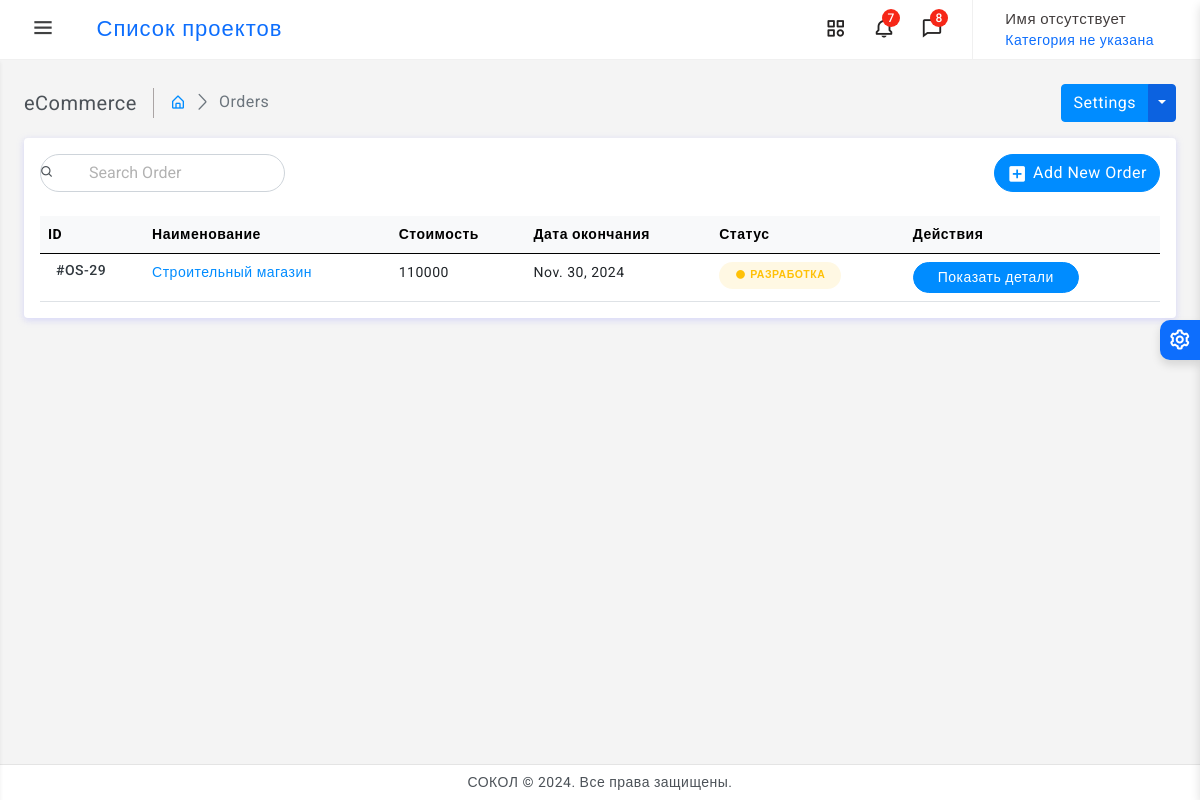
Page /all_projects on the committed database.
### server/models.py (models this page shows)
class Project(models.Model):
    class Meta:
        verbose_name = 'Проект'
        verbose_name_plural = 'Проекты'
    FIELD_STATUS = [
        ('start', 'Оформление'),
        ('Signing_contract', 'Подписание договора'),
        ('Development', 'Разработка'),
        ('Delivery_works', 'Сдача работ'),
        ('Waiting', 'В ожидании'),
        ('Cancel', 'Отменен'),
        ('Completed', 'Завершен')
    ]
    name = models.CharField(verbose_name='Наименование проекта', max_length=155)
    staff = models.ManyToManyField(Staff, verbose_name='Сотрудники')
    data_start = models.DateField(verbose_name='Дата начала', null=True, blank=True)
    data_end = models.DateField(verbose_name='Дата окончания', null=True, blank=True)
    chapter = models.ManyToManyField(Chapter, verbose_name='Разделы')
    task = models.ManyToManyField(SettingTask, verbose_name='Поставленные задачи', null=True, blank=True)
    transaction = models.ManyToManyField(TransactionPayment, verbose_name='Финансовая транзакция', blank=True,
                                         null=True)
    additional_costs = models.ForeignKey(AdditionalCosts, verbose_name='Дополнительные затраты', on_delete=models.PROTECT)
    status = models.CharField(verbose_name='Статус', choices=FIELD_STATUS, max_length=20, default='Signing_contract')
    documents = models.ManyToManyField(DocumentProject, verbose_name='Документы', null=True, blank=True)
    payment_client = models.IntegerField(verbose_name='Оплачено клиентом', default=0)
    total_cost = models.IntegerField(verbose_name='Итоговая стоимость', null=True, blank=True)
    expected_costs = models.IntegerField(verbose_name='Ожидаемые затраты', null=True, blank=True)
    actual_costs = models.IntegerField(verbose_name='Фактические затраты', null=True, blank=True)
    expected_profits = models.IntegerField(verbose_name='Ожидаемая прибыль', null=True, blank=True)
    actual_profits = models.IntegerField(verbose_name='Фактическая прибыль', null=True, blank=True)

### server/views.py (the view)
# urls.py: path('all_projects', show_list_projects, name='all_projects'),
def show_list_projects(req):
    data = {
        'data_name': 'Список проектов',
        'projects': Project.objects.all()
    }
    return render(req, 'server/list_projects.html', data)

### server/templates/server/list_projects.html (shortened to what this page needs)
{% extends 'server/technical/index.html' %}
{% load static %}
{% block content %}
		<div class="page-wrapper">
			<div class="page-content">
				<div class="page-breadcrumb d-none d-sm-flex align-items-center mb-3">
					<div class="breadcrumb-title pe-3">eCommerce</div>
					<div class="ps-3">
						<nav aria-label="breadcrumb">
							<ol class="breadcrumb mb-0 p-0">
								<li class="breadcrumb-item"><a href="javascript:;"><i class="bx bx-home-alt"></i></a>
								</li>
								<li class="breadcrumb-item active" aria-current="page">Orders</li>
							</ol>
						</nav>
					</div>
					<div class="ms-auto">
						<div class="btn-group">
							<button type="button" class="btn btn-primary">Settings</button>
							<button type="button" class="btn btn-primary split-bg-primary dropdown-toggle dropdown-toggle-split" data-bs-toggle="dropdown">	<span class="visually-hidden">Toggle Dropdown</span>
							</button>
						</div>
					</div>
				</div>
				<div class="card">
					<div class="card-body">
						<div class="d-lg-flex align-items-center mb-4 gap-3">
							<div class="position-relative">
								<input type="text" class="form-control ps-5 radius-30" placeholder="Search Order"> <span class="position-absolute top-50 product-show translate-middle-y"><i class="bx bx-search"></i></span>
							</div>
						  <div class="ms-auto"><a href="javascript:;" class="btn btn-primary radius-30 mt-2 mt-lg-0"><i class="bx bxs-plus-square"></i>Add New Order</a></div>
						</div>
						<div class="table-responsive">
							<table class="table mb-0">
								<thead class="table-light">
									<tr>
										<th>ID</th>
										<th>Наименование</th>
										<th>Стоимость</th>
										<th>Дата окончания</th>
										<th>Статус</th>
										<th>Действия</th>
									</tr>
								</thead>
								<tbody>
									{% for project in projects %}
										<tr>
											<td>
												<div class="d-flex align-items-center">
													<div class="ms-2">
														<h6 class="mb-0 font-14">#OS-{{ project.id }}</h6>
													</div>
												</div>
											</td>
											<td><a href="{% url 'detail_project' project.id %}">{{ project.name }}</a></td>
											<td>{{ project.total_cost }}</td>
											<td>{{ project.data_end }}</td>
											<td><div class="badge rounded-pill text-warning bg-light-warning p-2 text-uppercase px-3"><i class='bx bxs-circle align-middle me-1'></i>{{ project.get_status_display }}</div></td>
											<td><a href="#" class="btn btn-primary btn-sm radius-30 px-4">Показать детали</a></td>
										</tr>
									{% endfor %}
								</tbody>
							</table>
						</div>
					</div>
				</div>
			</div>
		</div>
	</div>
{% endblock %}

### server/templates/server/technical/index.html (shortened to what this page needs)
{% load static %}
<!doctype html>
<html lang="en">
<head>
	<link href="{% static 'server/assets/plugins/vectormap/jquery-jvectormap-2.0.2.css' %}" rel="stylesheet"/>
	<link href="{% static 'server/assets/plugins/simplebar/css/simplebar.css' %}" rel="stylesheet" />
	<link href="{% static 'server/assets/plugins/perfect-scrollbar/css/perfect-scrollbar.css' %}" rel="stylesheet" />
	<link href="{% static 'server/assets/plugins/metismenu/css/metisMenu.min.css' %}" rel="stylesheet" />
	<link href="{% static 'server/assets/plugins/datetimepicker/css/classic.css' %}" rel="stylesheet' %}" />
	<link href="{% static 'server/assets/plugins/datetimepicker/css/classic.time.css' %}" rel="stylesheet' %}" />
	<link href="{% static 'server/assets/plugins/datetimepicker/css/classic.date.css' %}" rel="stylesheet' %}" />
	<link href="{% static 'server/assets/plugins/select2/css/select2.min.css' %}" rel="stylesheet" />
	<link href="{% static 'server/assets/plugins/select2/css/select2-bootstrap4.css' %}" rel="stylesheet" />
	<link href="{% static 'server/assets/plugins/fancy-file-uploader/fancy_fileupload.css' %}" rel="stylesheet" />
	<link href="{% static 'server/assets/plugins/Drag-And-Drop/dist/imageuploadify.min.css' %}" rel="stylesheet" />
	<link rel="stylesheet" href="{% static 'server/assets/plugins/bootstrap-material-datetimepicker/css/bootstrap-material-datetimepicker.min.css' %}" >
	<link href="{% static 'server/assets/css/pace.min.css' %}" rel="stylesheet" />
	<link href="{% static 'server/assets/css/bootstrap.min.css' %}" rel="stylesheet">
	<link href="{% static 'server/assets/css/bootstrap-extended.css' %}" rel="stylesheet">
	<link href="{% static 'server/assets/css/app.css' %}" rel="stylesheet">
	<link href="{% static 'server/assets/css/icons.css' %}" rel="stylesheet">
	<link rel="stylesheet" href="{% static 'server/assets/css/dark-theme.css' %}" />
	<link rel="stylesheet" href="{% static 'server/assets/css/semi-dark.css' %}" />
	<link rel="stylesheet" href="{% static 'server/assets/css/header-colors.css' %}" />
</head>
<body>
	<div class="wrapper">
	  <div class="header-wrapper">
		<header>
			<div class="topbar d-flex align-items-center">
				<nav class="navbar navbar-expand">
					<div class="mobile-toggle-menu"><i class='bx bx-menu'></i></div>
					<div class="search-bar flex-grow-1">
						<div class="position-relative search-bar-box">
							<h4 class="logo-text">{{ data_name }}</h4>
						</div>
					</div>
					<div class="top-menu ms-auto">
						<ul class="navbar-nav align-items-center">
							<li class="nav-item dropdown dropdown-large">
								<a class="nav-link dropdown-toggle dropdown-toggle-nocaret" href="#" role="button" data-bs-toggle="dropdown" aria-expanded="false">	<i class='bx bx-category'></i>
								</a>
							</li>
							<li class="nav-item dropdown dropdown-large">
								<a class="nav-link dropdown-toggle dropdown-toggle-nocaret position-relative" href="#" role="button" data-bs-toggle="dropdown" aria-expanded="false"> <span class="alert-count">7</span>
									<i class='bx bx-bell'></i>
								</a>
							</li>
							<li class="nav-item dropdown dropdown-large">
								<a class="nav-link dropdown-toggle dropdown-toggle-nocaret position-relative" href="#" role="button" data-bs-toggle="dropdown" aria-expanded="false"> <span class="alert-count">8</span>
									<i class='bx bx-comment'></i>
								</a>
							</li>
						</ul>
					</div>
					<div class="user-box dropdown">
						<a class="d-flex align-items-center nav-link dropdown-toggle dropdown-toggle-nocaret" href="#" role="button" data-bs-toggle="dropdown" aria-expanded="false">
							<div class="user-info ps-3">
								<p class="user-name mb-0">{{ user.name|default:"Имя отсутствует" }}</p>
								<p class="designation mb-0">{{ user.get_category_display|default:"Категория не указана" }}</p>
							</div>
						</a>
					</div>
				</nav>
			</div>
		</header>
	   </div>
		{% block content %}
		{% endblock %}
		<footer class="page-footer">
			<p class="mb-0">СОКОЛ © 2024. Все права защищены.</p>
		</footer>
	<div class="switcher-wrapper">
		<div class="switcher-btn"> <i class='bx bx-cog bx-spin'></i>
		</div>
	</div>
</body>
</html>

### server/static/server/assets/css/app.css (style rules this page uses)
body { font-size: 14px; color: #4c5258; letter-spacing: 0.5px; background-color: #f4f4f4; font-family: 'Roboto', sans-serif; }
a { text-decoration: none; }
.wrapper { width: 100%; position: relative; }
.logo-text { font-size: 22px; margin-left: 10px; margin-bottom: 0; letter-spacing: 1px; color: #0d6efd; }
.topbar { position: fixed; top: 0; left: 0; right: 0; height: 60px; background: #ffffff; border-bottom: 1px solid #f0f0f0; z-index: 10; }
.topbar .navbar { width: 100%; height: 60px; padding-left: 30px; padding-right: 30px; }
.page-wrapper { height: 100%; margin-top: 120px; margin-bottom: 30px; margin-left: 0px; }
.page-content { padding: 1.5rem; }
.page-footer { background: #ffffff; left: 0px; right: 0; bottom: 0; position: fixed; text-align: center; padding: 7px; font-size: 14px; border-top: 1px solid #e4e4e4; z-index: 3; }
.breadcrumb-title { font-size: 20px; border-right: 1.5px solid #aaa4a4; }
.page-breadcrumb .breadcrumb li.breadcrumb-item { font-size: 16px; }
.page-breadcrumb .breadcrumb-item+.breadcrumb-item::before { display: inline-block; padding-right: .5rem; color: #6c757d; font-family: 'LineIcons'; content: "\ea5c"; }
.font-14 { font-size: 14px; }
.radius-30 { border-radius: 30px; }
.bg-light-warning { background-color: rgb(255 193 7 / 0.11)!important; }
.split-bg-primary { background-color: #0c62e0; border-color: #0c62e0; }
.btn i { vertical-align: middle; font-size: 1.3rem; margin-top: -1em; margin-bottom: -1em; margin-right: 5px; }
input::placeholder { color: #000 !important; opacity: .3 !important }
.search-bar-box { width: 75%; padding-left: 30px; }
.topbar .navbar .navbar-nav .nav-link { padding-right: 0.8rem; padding-left: 0.8rem; color: #252323; font-size: 22px; }
.dropdown-toggle-nocaret:after { display: none }
.alert-count { position: absolute; top: 5px; left: 22px; width: 18px; height: 18px; display: flex; align-items: center; justify-content: center; border-radius: 50%; font-size: 12px; font-weight: 500; color: #fff; background: #f62718; }
.user-info .user-name { font-size: 15px; font-weight: 500; color: #413c3c; }
.user-box { display: flex; align-items: center; height: 60px; border-left: 1px solid #f0f0f0; margin-left: 1rem; }
.dropdown-large { position: relative; }
.mobile-toggle-menu { display: none; font-size: 26px; color: #404142; cursor: pointer; }
.switcher-wrapper { width: 280px; height: 100%; position: fixed; right: -280px; top: 0; bottom: 0; z-index: 16; background: #fff; border-left: 0px solid #d2d2d2; box-shadow: 0 0.3rem 0.6rem rgba(0, 0, 0, .13); transition: all .2s ease-out; }
.switcher-btn { width: 40px; height: 40px; line-height: 40px; font-size: 24px; background: #0d6efd; box-shadow: 0 0.3rem 0.6rem rgba(0, 0, 0, .13); color: #fff; text-align: center; border-top-left-radius: 10px; border-bottom-left-radius: 10px; position: absolute; top: 40%; right: 100%; cursor: pointer; }
@media screen and (max-width: 1280px) { .page-wrapper { margin-top: 60px; } }
@media screen and (max-width: 1280px) { .mobile-toggle-menu { display: block; } }
@media screen and (max-width: 1280px) { .search-bar { padding: 0rem 0rem 0 30px; } }
@media screen and (max-width: 1280px) { .search-bar-box { padding-left: 0px; } }

### rows in the picture
Project: id "29", name "Строительный магазин", total_cost "110000", data_end "Nov. 30, 2024", status "РАЗРАБОТКА"

### other values in the picture
{{ data_name }} "Список проектов"
{{ user.name|default:"Имя отсутствует" }} "Имя отсутствует"
{{ user.get_category_display|default:"Категория не указана" }} "Категория не указана"
